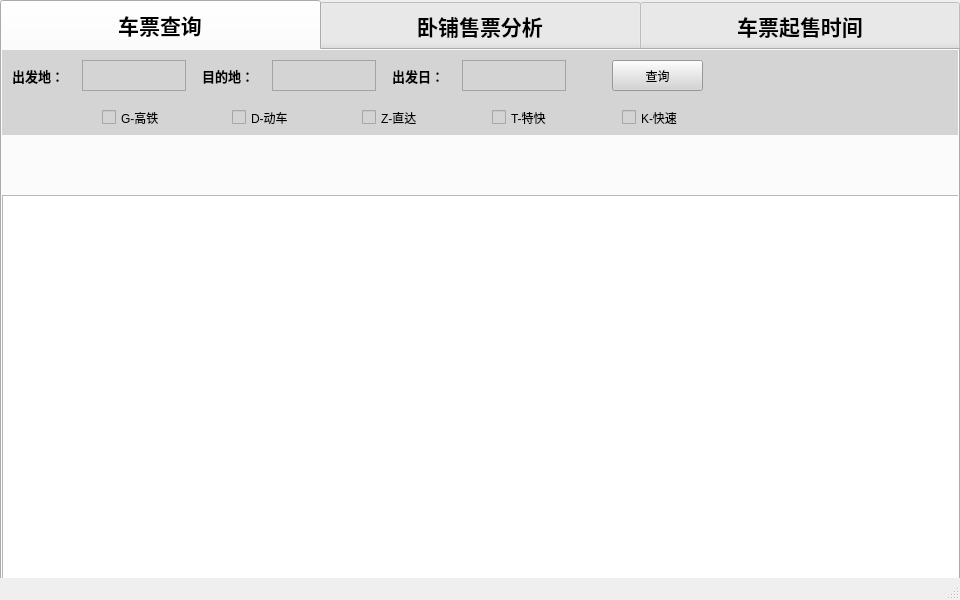
<?xml version="1.0" encoding="UTF-8"?>
<ui version="4.0">
 <class>MainWindow</class>
 <widget class="QMainWindow" name="MainWindow">
  <property name="geometry">
   <rect>
    <x>0</x>
    <y>0</y>
    <width>960</width>
    <height>600</height>
   </rect>
  </property>
  <property name="minimumSize">
   <size>
    <width>960</width>
    <height>600</height>
   </size>
  </property>
  <property name="maximumSize">
   <size>
    <width>960</width>
    <height>600</height>
   </size>
  </property>
  <property name="windowTitle">
   <string>火车票分析助手</string>
  </property>
  <widget class="QWidget" name="centralwidget">
   <widget class="QTabWidget" name="tabWidget">
    <property name="geometry">
     <rect>
      <x>0</x>
      <y>0</y>
      <width>960</width>
      <height>600</height>
     </rect>
    </property>
    <property name="font">
     <font>
      <family>楷体</family>
      <pointsize>16</pointsize>
      <weight>75</weight>
      <bold>true</bold>
     </font>
    </property>
    <property name="styleSheet">
     <string notr="true">QTabBar::tab{width:320;height:50}</string>
    </property>
    <property name="currentIndex">
     <number>0</number>
    </property>
    <widget class="QWidget" name="tab_query">
     <attribute name="title">
      <string>车票查询</string>
     </attribute>
     <widget class="QWidget" name="widget_query" native="true">
      <property name="geometry">
       <rect>
        <x>0</x>
        <y>0</y>
        <width>960</width>
        <height>51</height>
       </rect>
      </property>
      <property name="styleSheet">
       <string notr="true">background-color:rgb(212,212,212);</string>
      </property>
      <widget class="QTextEdit" name="textEdit">
       <property name="geometry">
        <rect>
         <x>80</x>
         <y>10</y>
         <width>104</width>
         <height>31</height>
        </rect>
       </property>
       <property name="font">
        <font>
         <pointsize>13</pointsize>
        </font>
       </property>
      </widget>
      <widget class="QTextEdit" name="textEdit_2">
       <property name="geometry">
        <rect>
         <x>270</x>
         <y>10</y>
         <width>104</width>
         <height>31</height>
        </rect>
       </property>
       <property name="font">
        <font>
         <pointsize>13</pointsize>
        </font>
       </property>
      </widget>
      <widget class="QTextEdit" name="textEdit_3">
       <property name="geometry">
        <rect>
         <x>460</x>
         <y>10</y>
         <width>104</width>
         <height>31</height>
        </rect>
       </property>
       <property name="font">
        <font>
         <pointsize>13</pointsize>
        </font>
       </property>
      </widget>
      <widget class="QPushButton" name="pushButton">
       <property name="geometry">
        <rect>
         <x>610</x>
         <y>10</y>
         <width>91</width>
         <height>31</height>
        </rect>
       </property>
       <property name="text">
        <string>查询</string>
       </property>
      </widget>
      <widget class="QLabel" name="label_4">
       <property name="geometry">
        <rect>
         <x>10</x>
         <y>10</y>
         <width>65</width>
         <height>31</height>
        </rect>
       </property>
       <property name="font">
        <font>
         <family>楷体</family>
         <pointsize>10</pointsize>
         <weight>75</weight>
         <bold>true</bold>
        </font>
       </property>
       <property name="text">
        <string>出发地：</string>
       </property>
      </widget>
      <widget class="QLabel" name="label_5">
       <property name="geometry">
        <rect>
         <x>200</x>
         <y>10</y>
         <width>65</width>
         <height>31</height>
        </rect>
       </property>
       <property name="font">
        <font>
         <family>楷体</family>
         <pointsize>10</pointsize>
         <weight>75</weight>
         <bold>true</bold>
        </font>
       </property>
       <property name="text">
        <string>目的地：</string>
       </property>
      </widget>
      <widget class="QLabel" name="label_6">
       <property name="geometry">
        <rect>
         <x>390</x>
         <y>10</y>
         <width>65</width>
         <height>31</height>
        </rect>
       </property>
       <property name="font">
        <font>
         <family>楷体</family>
         <pointsize>10</pointsize>
         <weight>75</weight>
         <bold>true</bold>
        </font>
       </property>
       <property name="text">
        <string>出发日：</string>
       </property>
      </widget>
     </widget>
     <widget class="QWidget" name="widget_checkBox" native="true">
      <property name="geometry">
       <rect>
        <x>0</x>
        <y>50</y>
        <width>960</width>
        <height>35</height>
       </rect>
      </property>
      <property name="styleSheet">
       <string notr="true">background-color:rgb(212,212,212);</string>
      </property>
      <widget class="QCheckBox" name="checkBox_G">
       <property name="geometry">
        <rect>
         <x>100</x>
         <y>9</y>
         <width>73</width>
         <height>17</height>
        </rect>
       </property>
       <property name="font">
        <font>
         <pointsize>9</pointsize>
        </font>
       </property>
       <property name="text">
        <string>G-高铁</string>
       </property>
      </widget>
      <widget class="QCheckBox" name="checkBox_D">
       <property name="geometry">
        <rect>
         <x>230</x>
         <y>9</y>
         <width>73</width>
         <height>17</height>
        </rect>
       </property>
       <property name="text">
        <string>D-动车</string>
       </property>
      </widget>
      <widget class="QCheckBox" name="checkBox_Z">
       <property name="geometry">
        <rect>
         <x>360</x>
         <y>9</y>
         <width>73</width>
         <height>17</height>
        </rect>
       </property>
       <property name="text">
        <string>Z-直达</string>
       </property>
      </widget>
      <widget class="QCheckBox" name="checkBox_T">
       <property name="geometry">
        <rect>
         <x>490</x>
         <y>9</y>
         <width>73</width>
         <height>17</height>
        </rect>
       </property>
       <property name="text">
        <string>T-特快</string>
       </property>
      </widget>
      <widget class="QCheckBox" name="checkBox_K">
       <property name="geometry">
        <rect>
         <x>620</x>
         <y>9</y>
         <width>73</width>
         <height>17</height>
        </rect>
       </property>
       <property name="text">
        <string>K-快速</string>
       </property>
      </widget>
     </widget>
     <widget class="QLabel" name="label_train_img">
      <property name="geometry">
       <rect>
        <x>0</x>
        <y>86</y>
        <width>960</width>
        <height>62</height>
       </rect>
      </property>
      <property name="text">
       <string/>
      </property>
      <property name="pixmap">
       <pixmap resource="../img_resources/img.qrc">:/png/table_img.png</pixmap>
      </property>
     </widget>
     <widget class="QTableView" name="tableView">
      <property name="geometry">
       <rect>
        <x>0</x>
        <y>145</y>
        <width>960</width>
        <height>401</height>
       </rect>
      </property>
     </widget>
    </widget>
    <widget class="QWidget" name="tab_analysis">
     <attribute name="title">
      <string>卧铺售票分析</string>
     </attribute>
     <widget class="QScrollArea" name="scrollArea_2">
      <property name="geometry">
       <rect>
        <x>0</x>
        <y>290</y>
        <width>955</width>
        <height>255</height>
       </rect>
      </property>
      <property name="widgetResizable">
       <bool>true</bool>
      </property>
      <widget class="QWidget" name="scrollAreaWidgetContents_2">
       <property name="geometry">
        <rect>
         <x>0</x>
         <y>0</y>
         <width>953</width>
         <height>253</height>
        </rect>
       </property>
       <widget class="QWidget" name="horizontalLayoutWidget">
        <property name="geometry">
         <rect>
          <x>40</x>
          <y>39</y>
          <width>881</width>
          <height>151</height>
         </rect>
        </property>
        <layout class="QHBoxLayout" name="horizontalLayout"/>
       </widget>
      </widget>
     </widget>
     <widget class="QWidget" name="widget_query_2" native="true">
      <property name="geometry">
       <rect>
        <x>0</x>
        <y>0</y>
        <width>960</width>
        <height>51</height>
       </rect>
      </property>
      <widget class="QTextEdit" name="textEdit_analysis_from">
       <property name="geometry">
        <rect>
         <x>130</x>
         <y>10</y>
         <width>104</width>
         <height>31</height>
        </rect>
       </property>
       <property name="font">
        <font>
         <pointsize>13</pointsize>
        </font>
       </property>
      </widget>
      <widget class="QTextEdit" name="textEdit_analysis_to">
       <property name="geometry">
        <rect>
         <x>320</x>
         <y>10</y>
         <width>104</width>
         <height>31</height>
        </rect>
       </property>
       <property name="font">
        <font>
         <pointsize>13</pointsize>
        </font>
       </property>
      </widget>
      <widget class="QPushButton" name="pushButton_analysis_query">
       <property name="geometry">
        <rect>
         <x>460</x>
         <y>10</y>
         <width>91</width>
         <height>31</height>
        </rect>
       </property>
       <property name="font">
        <font>
         <family>微软雅黑</family>
         <weight>75</weight>
         <bold>true</bold>
        </font>
       </property>
       <property name="text">
        <string>查询</string>
       </property>
      </widget>
      <widget class="QLabel" name="label_7">
       <property name="geometry">
        <rect>
         <x>60</x>
         <y>10</y>
         <width>70</width>
         <height>31</height>
        </rect>
       </property>
       <property name="font">
        <font>
         <family>微软雅黑</family>
         <weight>75</weight>
         <bold>true</bold>
        </font>
       </property>
       <property name="text">
        <string>出发地：</string>
       </property>
      </widget>
      <widget class="QLabel" name="label_8">
       <property name="geometry">
        <rect>
         <x>255</x>
         <y>10</y>
         <width>70</width>
         <height>31</height>
        </rect>
       </property>
       <property name="font">
        <font>
         <family>微软雅黑</family>
         <weight>75</weight>
         <bold>true</bold>
        </font>
       </property>
       <property name="text">
        <string>目的地：</string>
       </property>
      </widget>
      <widget class="QLabel" name="label_relex">
       <property name="geometry">
        <rect>
         <x>900</x>
         <y>10</y>
         <width>50</width>
         <height>31</height>
        </rect>
       </property>
       <property name="font">
        <font>
         <family>微软雅黑</family>
        </font>
       </property>
       <property name="text">
        <string>不紧张</string>
       </property>
      </widget>
      <widget class="QLabel" name="label_green">
       <property name="geometry">
        <rect>
         <x>870</x>
         <y>17</y>
         <width>20</width>
         <height>20</height>
        </rect>
       </property>
       <property name="styleSheet">
        <string notr="true">background-color: rgb(0, 170, 0);</string>
       </property>
       <property name="text">
        <string/>
       </property>
      </widget>
      <widget class="QLabel" name="label_intense">
       <property name="geometry">
        <rect>
         <x>820</x>
         <y>10</y>
         <width>40</width>
         <height>31</height>
        </rect>
       </property>
       <property name="font">
        <font>
         <family>微软雅黑</family>
        </font>
       </property>
       <property name="text">
        <string>紧张</string>
       </property>
      </widget>
      <widget class="QLabel" name="label_orange">
       <property name="geometry">
        <rect>
         <x>790</x>
         <y>17</y>
         <width>20</width>
         <height>20</height>
        </rect>
       </property>
       <property name="styleSheet">
        <string notr="true">background-color: rgb(255, 170, 0);</string>
       </property>
       <property name="text">
        <string/>
       </property>
      </widget>
      <widget class="QLabel" name="label_horribly">
       <property name="geometry">
        <rect>
         <x>710</x>
         <y>10</y>
         <width>60</width>
         <height>31</height>
        </rect>
       </property>
       <property name="font">
        <font>
         <family>微软雅黑</family>
        </font>
       </property>
       <property name="text">
        <string>非常紧张</string>
       </property>
      </widget>
      <widget class="QLabel" name="label_red">
       <property name="geometry">
        <rect>
         <x>675</x>
         <y>17</y>
         <width>20</width>
         <height>20</height>
        </rect>
       </property>
       <property name="styleSheet">
        <string notr="true">background-color: rgb(255, 0, 0);</string>
       </property>
       <property name="text">
        <string/>
       </property>
      </widget>
     </widget>
     <widget class="QTableWidget" name="tableWidget">
      <property name="geometry">
       <rect>
        <x>0</x>
        <y>50</y>
        <width>953</width>
        <height>241</height>
       </rect>
      </property>
      <property name="styleSheet">
       <string notr="true">font: 12pt &quot;楷体&quot;;</string>
      </property>
      <property name="lineWidth">
       <number>1</number>
      </property>
      <property name="midLineWidth">
       <number>0</number>
      </property>
      <property name="rowCount">
       <number>0</number>
      </property>
      <property name="columnCount">
       <number>9</number>
      </property>
      <attribute name="horizontalHeaderMinimumSectionSize">
       <number>39</number>
      </attribute>
      <attribute name="horizontalHeaderDefaultSectionSize">
       <number>105</number>
      </attribute>
      <attribute name="verticalHeaderDefaultSectionSize">
       <number>37</number>
      </attribute>
      <column>
       <property name="text">
        <string>车次</string>
       </property>
       <property name="font">
        <font>
         <kerning>true</kerning>
        </font>
       </property>
      </column>
      <column>
       <property name="text">
        <string>出发站</string>
       </property>
      </column>
      <column>
       <property name="text">
        <string>到达站</string>
       </property>
      </column>
      <column>
       <property name="text">
        <string>出发时间</string>
       </property>
      </column>
      <column>
       <property name="text">
        <string>到达时间</string>
       </property>
      </column>
      <column>
       <property name="text">
        <string>历时</string>
       </property>
      </column>
      <column>
       <property name="text">
        <string>今天</string>
       </property>
      </column>
      <column>
       <property name="text">
        <string>三天内</string>
       </property>
      </column>
      <column>
       <property name="text">
        <string>五天内</string>
       </property>
      </column>
     </widget>
    </widget>
    <widget class="QWidget" name="tab_time">
     <attribute name="title">
      <string>车票起售时间</string>
     </attribute>
     <widget class="QWidget" name="widget_time" native="true">
      <property name="geometry">
       <rect>
        <x>0</x>
        <y>0</y>
        <width>960</width>
        <height>551</height>
       </rect>
      </property>
      <property name="autoFillBackground">
       <bool>true</bool>
      </property>
      <property name="styleSheet">
       <string notr="true"/>
      </property>
      <widget class="QLineEdit" name="lineEdit_station">
       <property name="geometry">
        <rect>
         <x>110</x>
         <y>150</y>
         <width>113</width>
         <height>30</height>
        </rect>
       </property>
      </widget>
      <widget class="QPushButton" name="pushButton_time_query">
       <property name="geometry">
        <rect>
         <x>250</x>
         <y>150</y>
         <width>75</width>
         <height>30</height>
        </rect>
       </property>
       <property name="font">
        <font>
         <family>微软雅黑</family>
         <weight>75</weight>
         <bold>true</bold>
        </font>
       </property>
       <property name="text">
        <string>查询</string>
       </property>
      </widget>
      <widget class="QScrollArea" name="scrollArea">
       <property name="geometry">
        <rect>
         <x>0</x>
         <y>200</y>
         <width>951</width>
         <height>361</height>
        </rect>
       </property>
       <property name="widgetResizable">
        <bool>true</bool>
       </property>
       <widget class="QWidget" name="scrollAreaWidgetContents">
        <property name="geometry">
         <rect>
          <x>0</x>
          <y>0</y>
          <width>949</width>
          <height>359</height>
         </rect>
        </property>
        <widget class="QWidget" name="gridLayoutWidget">
         <property name="geometry">
          <rect>
           <x>10</x>
           <y>19</y>
           <width>931</width>
           <height>131</height>
          </rect>
         </property>
         <layout class="QGridLayout" name="gridLayout"/>
        </widget>
       </widget>
      </widget>
      <widget class="QLabel" name="label_time_text">
       <property name="geometry">
        <rect>
         <x>0</x>
         <y>0</y>
         <width>960</width>
         <height>120</height>
        </rect>
       </property>
       <property name="styleSheet">
        <string notr="true">background-image: url(:/png/time_bg.png);</string>
       </property>
       <property name="text">
        <string/>
       </property>
      </widget>
      <widget class="QLabel" name="label_station_text">
       <property name="geometry">
        <rect>
         <x>20</x>
         <y>150</y>
         <width>72</width>
         <height>30</height>
        </rect>
       </property>
       <property name="font">
        <font>
         <family>微软雅黑</family>
         <weight>75</weight>
         <bold>true</bold>
        </font>
       </property>
       <property name="text">
        <string>起始车站：</string>
       </property>
      </widget>
     </widget>
    </widget>
   </widget>
  </widget>
  <widget class="QMenuBar" name="menubar">
   <property name="geometry">
    <rect>
     <x>0</x>
     <y>0</y>
     <width>960</width>
     <height>26</height>
    </rect>
   </property>
  </widget>
  <widget class="QStatusBar" name="statusbar"/>
 </widget>
 <resources>
  <include location="../img_resources/img.qrc"/>
 </resources>
 <connections/>
</ui>
